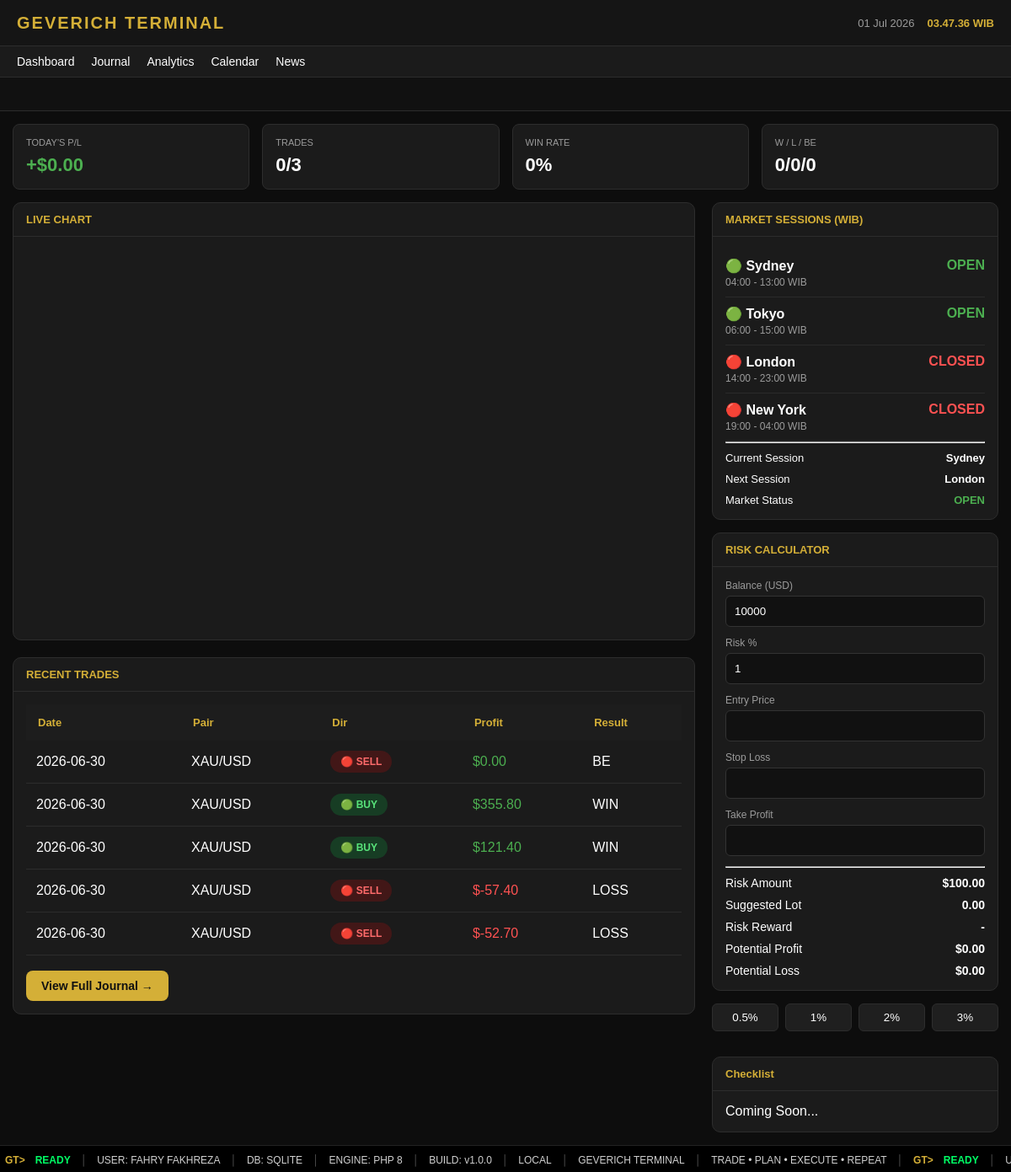
Before: / with the older database file.
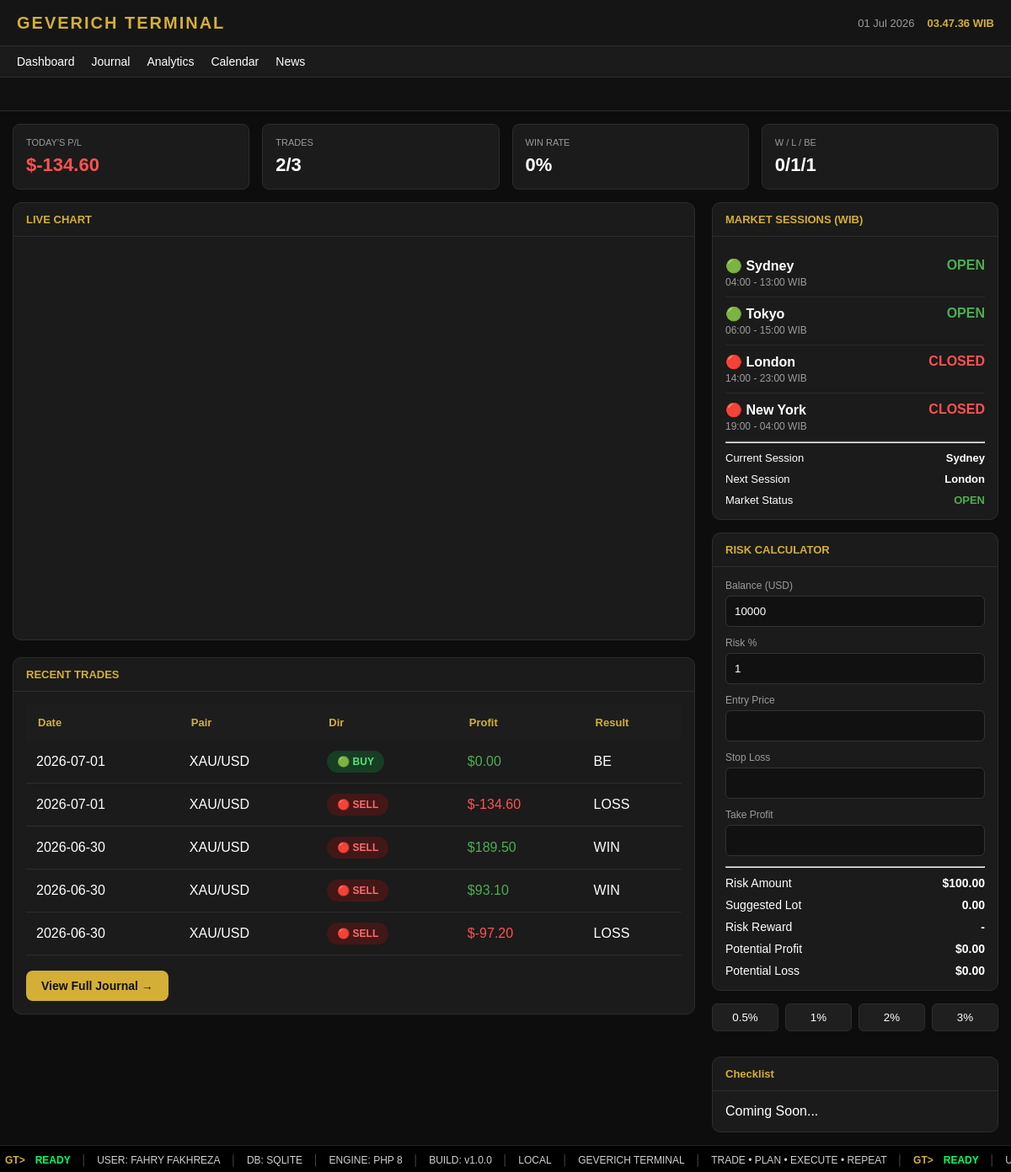
After: the same page with the newer database file.
### tables this page shows
CREATE TABLE trades (

id INTEGER PRIMARY KEY AUTOINCREMENT,

tanggal TEXT NOT NULL,

pair TEXT NOT NULL,

direction TEXT NOT NULL,

entry_price REAL NOT NULL,

sl REAL,

tp REAL,

exit_price REAL,

lot REAL,

profit_usd REAL DEFAULT 0,

hasil TEXT,

emotion TEXT,

note TEXT,

created_at DATETIME DEFAULT CURRENT_TIMESTAMP

);

### pages/dashboard.php (called while the page is built)
<?php require 'components/dashboard-stats.php'; ?>
<?php require 'components/chart.php'; ?>

### components/chart.php (the view)
<div class="dashboard-layout">
    <div class="dashboard-left">
        <section class="chart-card">
            <div class="panel-title">
                LIVE CHART
            </div>
            <div class="chart-body">
                <div id="tv_chart"></div>
            </div>
        </section>
        <section class="card journal-preview">
            <div class="panel-title">
                RECENT TRADES
            </div>
    <div class="panel-content">
        <?php
        $db = getDB();
        $trades = $db->query("
        SELECT *
        FROM trades
        ORDER BY id DESC
        LIMIT 5
        ")->fetchAll();
        ?>
        <table class="trade-table">
            <thead>
                <tr>
                    <th>Date</th>
                    <th>Pair</th>
                    <th>Dir</th>
                    <th>Profit</th>
                    <th>Result</th>
                </tr>
            </thead>
            <tbody>
            <?php foreach($trades as $trade): ?>
            <tr>
                <td><?= $trade['tanggal'] ?></td>
                <td><?= $trade['pair'] ?></td>
<td>
<?php if($trade['direction']=="BUY"): ?>
<span class="badge badge-buy">
🟢 BUY
</span>
<?php else: ?>
<span class="badge badge-sell">
🔴 SELL
</span>
<?php endif; ?>
</td>
 <td>
<?php
$profit=(float)$trade['profit_usd'];
?>
<span style="color:<?= $profit>=0 ? '#4caf50' : '#ff5252' ?>">
$<?= number_format($profit,2) ?>
</span>
</td>
                <td><?= $trade['hasil'] ?></td>
            </tr>
            <?php endforeach; ?>
            </tbody>
        </table>
        <br>
        <a href="?page=journal" class="btn btn-primary">
            View Full Journal →
        </a>
    </div>
</section>
    </div>
    <aside class="sidebar">
        <?php require __DIR__.'/sessions.php'; ?>
        <?php require __DIR__.'/risk-calculator.php'; ?>
        <?php require __DIR__.'/checklist.php'; ?>
    </aside>
</div>

### components/dashboard-stats.php
<?php
$db = getDB();
$today = date('Y-m-d');
$stmt = $db->prepare("
SELECT
COUNT(*) total,
SUM(CASE WHEN hasil='WIN' THEN 1 ELSE 0 END) wins,
SUM(CASE WHEN hasil='LOSS' THEN 1 ELSE 0 END) losses,
SUM(CASE WHEN hasil='BE' THEN 1 ELSE 0 END) bes,
COALESCE(SUM(profit_usd),0) pnl
FROM trades
WHERE DATE(tanggal)=?
");
$stmt->execute([$today]);
$stats = $stmt->fetch(PDO::FETCH_ASSOC);
$totalTrades = $stats['total'] ?? 0;
$wins = $stats['wins'] ?? 0;
$losses = $stats['losses'] ?? 0;
$bes = $stats['bes'] ?? 0;
$pnl = $stats['pnl'] ?? 0;
$winRate = $totalTrades > 0
? round(($wins / $totalTrades) * 100)
: 0;
?>
<div class="dashboard-stats">
    <div class="stat-card">
        <div class="stat-title">Today's P/L</div>
        <div class="stat-value <?= $pnl >= 0 ? 'profit' : 'loss' ?>">
            <?= $pnl >= 0 ? '+' : '' ?>$<?= number_format($pnl,2) ?>
        </div>
    </div>
    <div class="stat-card">
        <div class="stat-title">Trades</div>
        <div class="stat-value">
            <?= $totalTrades ?>/3
        </div>
    </div>
    <div class="stat-card">
        <div class="stat-title">Win Rate</div>
        <div class="stat-value">
            <?= $winRate ?>%
        </div>
    </div>
    <div class="stat-card">
        <div class="stat-title">W / L / BE</div>
        <div class="stat-value">
            <?= $wins ?>/<?= $losses ?>/<?= $bes ?>
        </div>
    </div>
</div>

### components/sessions.php (shortened to what the changed rows need)
<?php
$now = time();
$day = date("N");
$isWeekend = ($day >= 6);
$order = ["Sydney", "Tokyo", "London", "New York"];
$sessions = [
    "Sydney" => ["start" => "04:00", "end" => "13:00"],
    "Tokyo"  => ["start" => "06:00", "end" => "15:00"],
    "London" => ["start" => "14:00", "end" => "23:00"],
    "New York" => ["start" => "19:00", "end" => "04:00"]
];
function isOpenSession($start, $end, $now)
{
    $startTS = strtotime(date("Y-m-d") . " " . $start);
    $endTS   = strtotime(date("Y-m-d") . " " . $end);
    if ($endTS < $startTS) {
        return ($now >= $startTS || $now < $endTS);
    }
    return ($now >= $startTS && $now < $endTS);
}
$current = "None";
foreach ($order as $name) {
    if (!$isWeekend && isOpenSession($sessions[$name]['start'], $sessions[$name]['end'], $now)) {
        $current = $name;
        break;
    }
}
$nextSession = null;
foreach ($order as $name) {
    $start = $sessions[$name]['start'];
    $ts = strtotime(date("Y-m-d") . " " . $start);
    if ($ts > $now) {
        $nextSession = $name;
        break;
    }
}
$marketStatus = $isWeekend ? "CLOSED" : "OPEN";
?>
<div class="card">
    <div class="panel-title">
        MARKET SESSIONS (WIB)
    </div>
    <div class="panel-content">
        <?php foreach ($sessions as $name => $s): ?>
            <?php
            $status = "CLOSED";
            $class = "session-close";
            $icon = "🔴";
            if ($isWeekend) {
                $status = "WEEKEND";
                $class = "session-weekend";
                $icon = "⚫";
            } else {
                if (isOpenSession($s['start'], $s['end'], $now)) {
                    $status = "OPEN";
                    $class = "session-open";
                    $icon = "🟢";
                }
            }
            ?>
            <div class="session-row">
                <div>
                    <?= $icon ?>
                    <strong><?= $name ?></strong>
                    <div class="session-time">
                        <?= $s['start'] ?> - <?= $s['end'] ?> WIB
                    </div>
                </div>
                <div class="<?= $class ?>">
                    <?= $status ?>
                </div>
            </div>
        <?php endforeach; ?>
        <hr>
        <div class="session-footer">
            <div>Current Session</div>
            <strong><?= $current ?></strong>
        </div>
        <div class="session-footer">
            <div>Next Session</div>
            <strong><?= $nextSession ?></strong>
        </div>
        <div class="session-footer">
            <div>Market Status</div>
            <strong class="<?= $isWeekend ? 'session-weekend' : 'session-open' ?>">
                <?= $marketStatus ?>
            </strong>
        </div>
    </div>
</div>

Changed rows visible on the page:
no longer on this page (row unchanged): trades: tanggal "2026-06-30", pair "XAU/USD", direction "🟢 BUY", profit_usd "355.80", hasil "WIN"
no longer on this page (row unchanged): trades: tanggal "2026-06-30", pair "XAU/USD", direction "🟢 BUY", profit_usd "121.40", hasil "WIN"
no longer on this page (row unchanged): trades: tanggal "2026-06-30", pair "XAU/USD", direction "🔴 SELL", profit_usd "-57.40", hasil "LOSS"
no longer on this page (row unchanged): trades: tanggal "2026-06-30", pair "XAU/USD", direction "🔴 SELL", profit_usd "-52.70", hasil "LOSS"
added trades: tanggal "2026-07-01", pair "XAU/USD", direction "🟢 BUY", profit_usd "0.00", hasil "BE"
added trades: tanggal "2026-07-01", pair "XAU/USD", direction "🔴 SELL", profit_usd "-134.60", hasil "LOSS"
added trades: tanggal "2026-06-30", pair "XAU/USD", direction "🔴 SELL", profit_usd "189.50", hasil "WIN"
added trades: tanggal "2026-06-30", pair "XAU/USD", direction "🔴 SELL", profit_usd "93.10", hasil "WIN"
changed trades (number 5 of 5 on the later page): profit_usd "0.00" → "-97.20"; hasil "BE" → "LOSS"
Other visible differences:
$pnl: "0.00" → "-134.60"
$totalTrades: "0" → "2"
$losses: "0" → "1"
$bes: "0" → "1"
